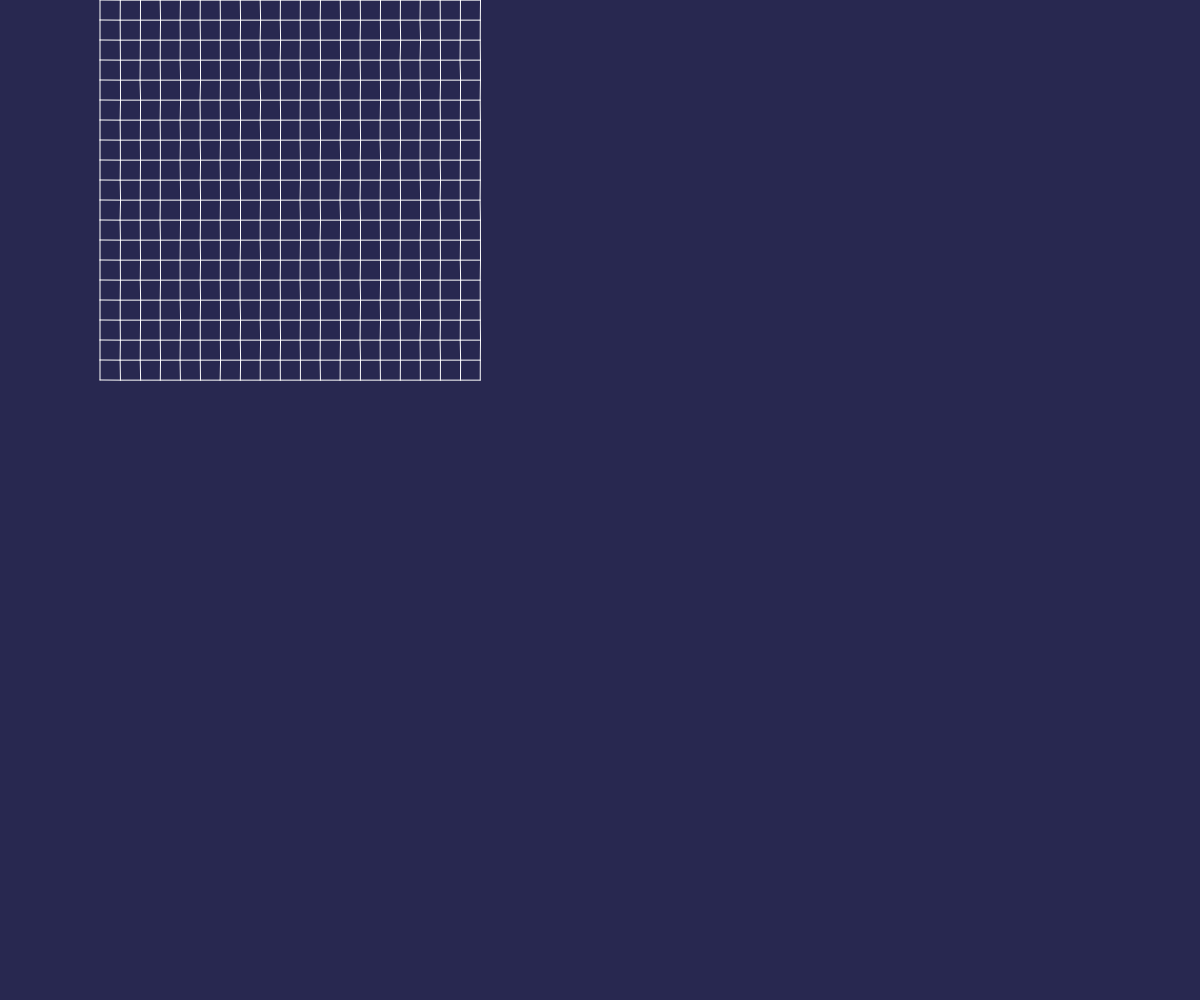
Frame 1 (no input)
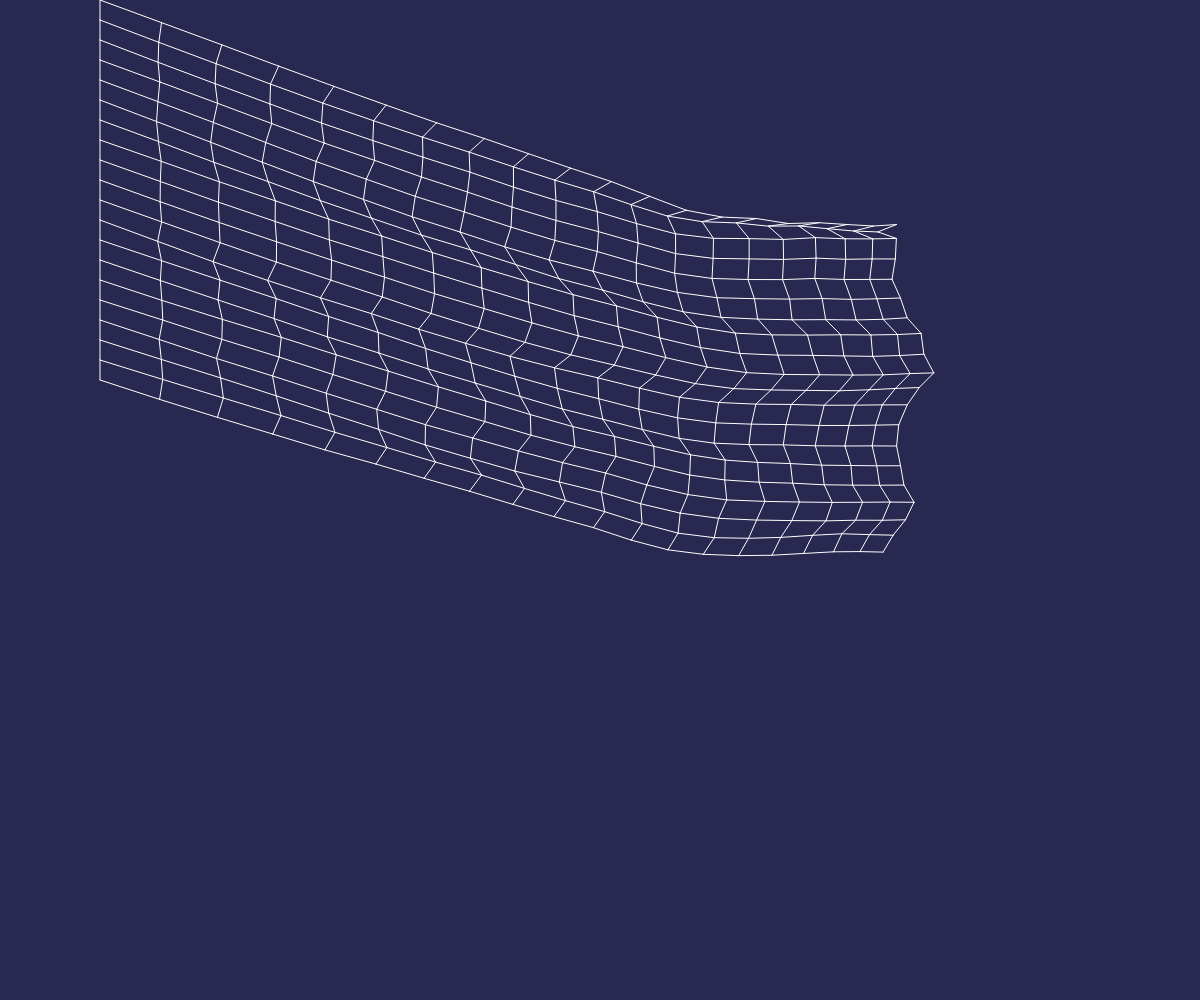
Frame 60 (no input)
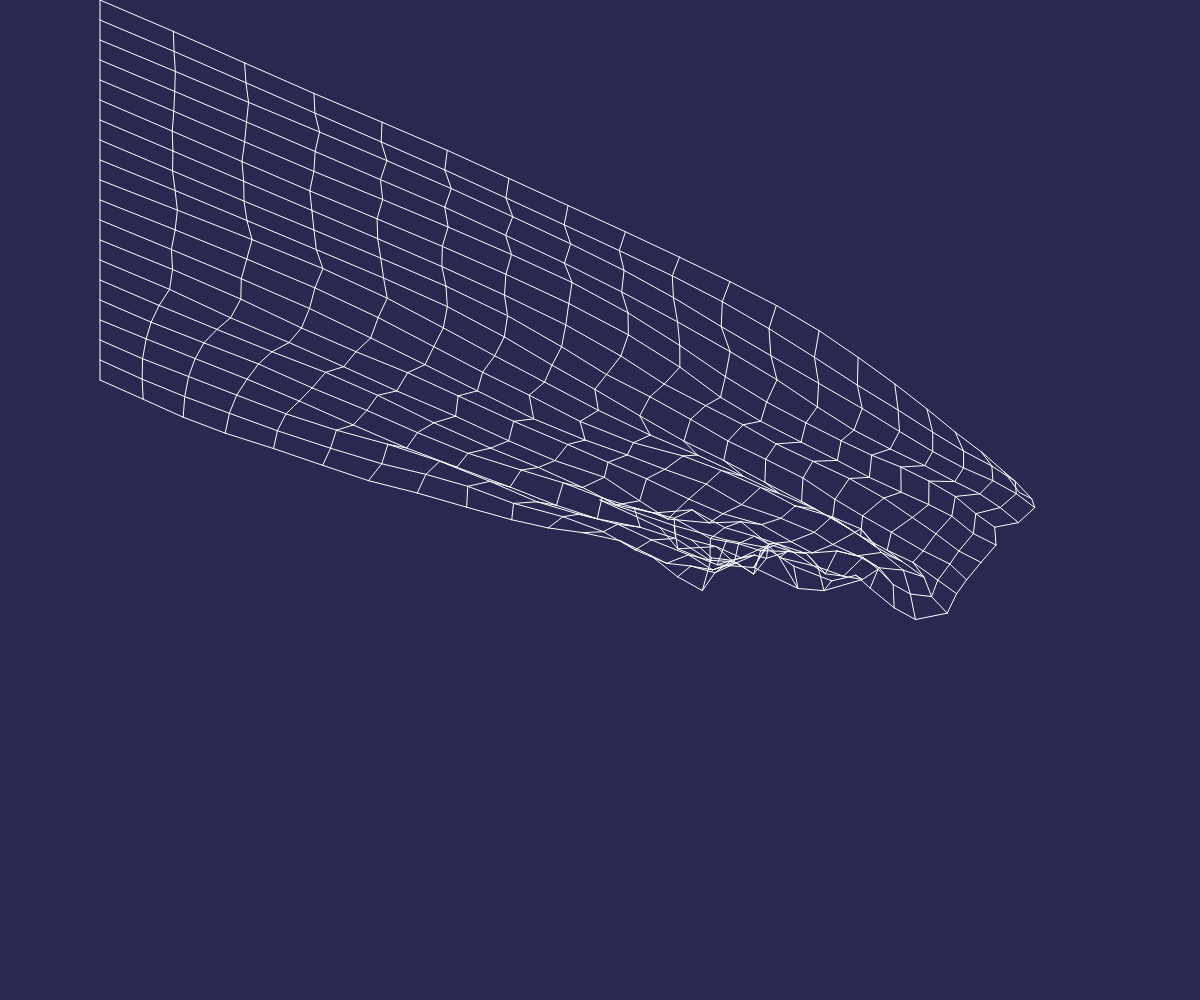
Frame 120 (the mouse pressed at the canvas centre since frame 60)

The p5.js sketch that drew these frames (run headless with seeded random() and noise() and a simulated clock; from frame 60 on, the mouse is pressed at the canvas centre):

// p5.js sketch
// ── sketch.js
let bobs = []
let springs = []

let gravity

const SPRING_CONST = 0.3
const DAMPENING = 0.02

const clothH = 400
const clothW = 400
const spacing = 20

let noiseOff = 0.0

function setup() {
    createCanvas(windowWidth, windowHeight)
    gravity = createVector(0, 0.3)

    const yOff = 0
    const xOff = 100

    const rows = clothH / spacing
    const cols = clothW / spacing
    for (let y = 0; y < rows; y++) {
        let row = []
        for (let x = 0; x < cols; x++) {
            row.push(new Bob(xOff + x * spacing, yOff + y * spacing))

            if (x > 0) springs.push(new Spring(row[x - 1], row[x]))
            if (y > 0) springs.push(new Spring(bobs[y - 1][x], row[x]))
        }
        bobs.push(row)
    }
    for (let row = 0; row < bobs.length; row++) {
        if (row % 1 == 0) bobs[row][0].anchored = true
    }
    bobs[bobs.length - 1][0].anchored = true
}

function update() {
    let yOff = 0.0
    for (let row of bobs) {
        let xOff = 0.0
        for (let b of row) {
            b.applyForce(gravity)
            let n = noise(xOff, yOff, noiseOff)
            const wind = createVector(1, 0).normalize().mult(n * 1.5)
            b.applyForce(wind)
            b.update()
            xOff++
        }
        yOff++
    }

    for (let s of springs) s.update()

    if (mouseIsPressed) {
        let row = bobs[bobs.length - 1]
        let i = row.length - 1
        let b = row[i]
        b.pos.x = mouseX
        b.pos.y = mouseY
        b.v.set(0, 0)
    }
    noiseOff += 0.02
}

function render() {
    background(40, 40, 80)
    for (let s of springs) s.render()
}


function draw() {
    update()
    render()
}

// ── bob.js
class Bob {
    constructor(x, y, anchored) {
        this.pos = createVector(x, y)
        this.v = createVector()
        this.a = createVector()
        this.f = createVector()
        this.anchored = anchored
        this.mass = 0.5
    }

    update() {
        if (this.anchored) return
        this.v.mult(1 - DAMPENING)
        this.a = this.f
        this.a.mult(this.mass)
        this.v.add(this.a)
        this.pos.add(this.v)
        this.a.mult(0)
        this.f.mult(0)
    }

    applyForce(f) {
        this.f.add(f)
    }


    render() {
        fill(255)
        circle(this.pos.x, this.pos.y, 3)
    }
}
// ── spring.js
class Spring {
    constructor(b1, b2) {
        this.b1 = b1
        this.b2 = b2
        this.l = p5.Vector.sub(b1.pos, b2.pos).mag()

    }

    update() {
        let f = p5.Vector.sub(this.b1.pos, this.b2.pos)
        let fMag = this.l - f.mag()
        f.normalize()
        f.mult(fMag * SPRING_CONST)
        this.b1.applyForce(f)
        this.b2.applyForce(f.mult(-1))
    }

    render() {
        stroke(255)
        line(this.b1.pos.x, this.b1.pos.y, this.b2.pos.x, this.b2.pos.y)
    }
}
